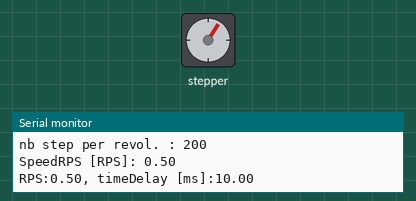
The sketch below on a simulated Arduino Uno, built with avr-gcc and run on an emulated ATmega328P. Parts: stepper motor, the last lines printed to the serial monitor. Wiring (inferred from the names in the program): stepper motor driver (200 steps per turn assumed): step pin 6; direction pin 5; enable pin 7.

Above: at 0.49 s.
At 5.9 s:
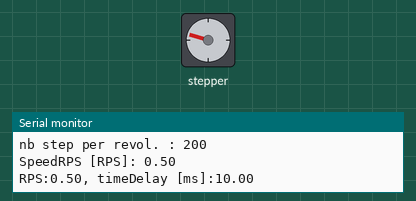
At 12.84 s:
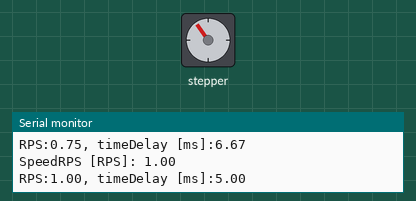
At 25.5 s:
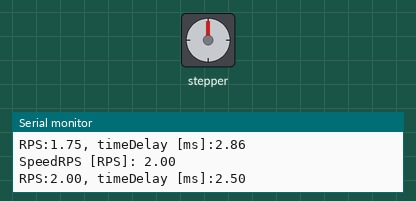
Timing chart, 0 to 27.0 s (numbered marks = the images above):
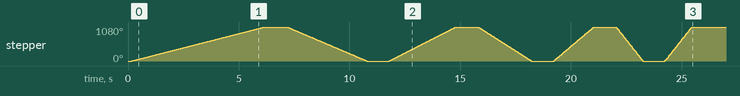

Measured:
- by itself, stepper: turns 1080° clockwise in 6.0 s, then 1080° counter-clockwise in 3.6 s, then 1080° clockwise in 3.0 s, then 1080° counter-clockwise in 2.4 s, and so on

The sketch:

stepperMotor_test.ino
```cpp
//
// JLC v1.0 20211/01/22 Programm to test the A4988 driver.
//                      This chip is devoted to drive one stepper motor.
//

//
// GLOBAL variables
//

///////////////////////////////////////////////
// pins for the stepper motor driver A4988   //
///////////////////////////////////////////////
const int pinDir    = 5;  // pin for direction of rotation
const int pinStep   = 6;  // pin for stepping
const int pinEnable = 7;  // pin for Enable/disable torque

///////////////////////////////////////////////////
/////// stepper motors parameters /////////////////
///////////////////////////////////////////////////
#define fullStepAngle_deg 1.8                                       // the step angle of the stepper-motor

#define step_mode 1                                                 // used for 1/2, 1/4, 1/8.... step mode

const float stepAngle_deg = fullStepAngle_deg/step_mode;            // the Left Right motors step angle
const float stepAngle_rad = fullStepAngle_deg/step_mode*M_PI/180.;  // the Left Right motors step angle
const int nbStepPerRevol  = int(360./stepAngle_deg);                // number of steps for a full revolution

int dir = 1;             // stepper rotation direction
bool done = false;
bool singleShot = true; // to choose singleshot or continuous mode

// macros usefull to write on digital pins:
#define CLR(x,y) (x &= (~(1 << y)))
#define SET(x,y) (x |= (1 << y))


void makeStepperTurn(int dir,
                     float angle,
                     float stepAngle,
                     float nbRevolPerSec,
                     bool releaseTorque = true)
{
  // dir          : stepper rotation direction (1 or -1)
  // angle        : motor rotation angle to do
  // stepAngle    : stepper motor angle (degrees) for a single step
  // nbRevolPerSec: stepper motor sped -> number of revolutions per second
  // releaseTorque: to realease torque or not after the rotation ?

  const float nbRevol   = 360./angle;
  const float timeDelay = 1000./(nbRevolPerSec*nbStepPerRevol);   // delay (ms) between 2 steps
  const int totNbStep   = angle/stepAngle;

  Serial.print("RPS:");
  Serial.print(nbRevolPerSec);
  Serial.print(", timeDelay [ms]:");
  Serial.println(timeDelay);

  if (dir == 1)
  {
     digitalWrite(pinDir, LOW) ;    // select rotation direction
  }
  else
  {
    digitalWrite(pinDir, HIGH) ;    // select rotation direction
  }

  digitalWrite(pinEnable, LOW);  // apply torque

  for(int i=0; i < totNbStep; i++)
  {
     digitalWrite(pinStep, HIGH);
     delayMicroseconds(2);
     digitalWrite(pinStep, LOW);
     delay(timeDelay);
  }
  if (releaseTorque) digitalWrite(pinEnable, HIGH);  // release torque
}

void setup()
{
  Serial.begin(9600);           // set up Serial link speed at 9600 bps
  Serial.println("\n\nDriver A4988 test begins...");
  Serial.print("Full step angle [°]: "); Serial.println(fullStepAngle_deg);
  Serial.print("Step mode          : 1/"); Serial.println(step_mode);
  Serial.print("Step angle      [°]: "); Serial.println(stepAngle_deg);
  Serial.print("Step angle     [rd]: "); Serial.println(stepAngle_rad);
  Serial.print("nb step per revol. : "); Serial.println(nbStepPerRevol);

  // set up the switch pin as an input and Leds as output
  pinMode(pinDir, OUTPUT);
  pinMode(pinStep, OUTPUT);
  pinMode(pinEnable, OUTPUT);

  digitalWrite(pinDir, LOW);
  digitalWrite(pinEnable, HIGH); // disable torque
}

float speedRPS = 1.;   // motor speed (Revolution Per Second)

void loop()
{
  dir = -dir;

  if (singleShot && !done)
  {
    for (speedRPS=0.5; speedRPS <= 2.; speedRPS += 0.25)
    {
      Serial.print("\nSpeedRPS [RPS]: "); Serial.println(speedRPS);
      makeStepperTurn(dir, 3*360., stepAngle_deg, speedRPS, true);
     delay(1000);
     dir = -dir;
    }
    done = true;
  }
  else if (!singleShot)
  {
    Serial.print("\nSpeedRPS [RPS]: "); Serial.println(speedRPS);
    // if singleshot is not true, run makeStepperTurn every loop turn
    makeStepperTurn(dir, 53360.*nbStepPerRevol, stepAngle_deg, speedRPS, true);
    dir = -dir;
    delay(1000);
  }
}
```
